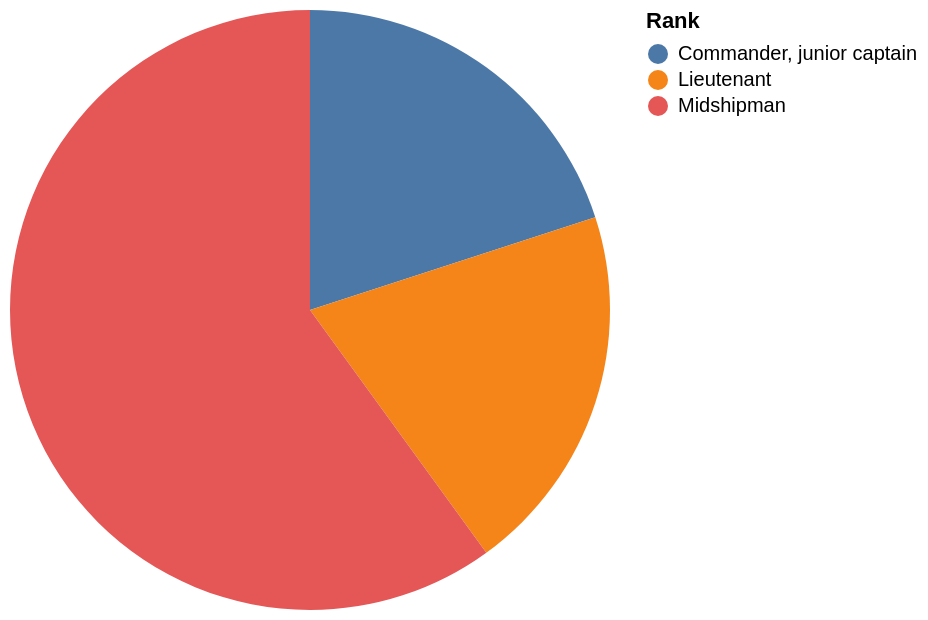

The specification (Vega-Lite) saved for this image:
### Vega-Lite specification from a JSON file in a GitHub repository (floating-point values rounded to 4 significant figures)
{"data": {"values": [{"x_data": "Commander, junior captain", "y_data": 1}, {"x_data": "Lieutenant", "y_data": 1}, {"x_data": "Midshipman", "y_data": 3}]}, "mark": "arc", "encoding": {"theta": {"field": "y_data", "type": "quantitative", "title": "count(*)"}, "color": {"field": "x_data", "type": "nominal", "title": "Rank"}}}
